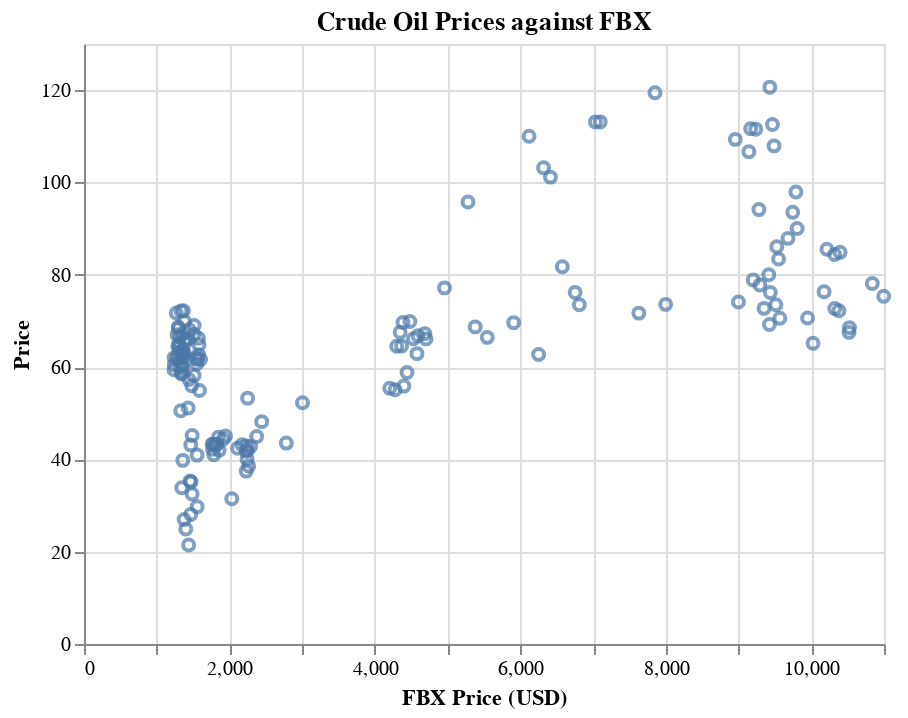

The code cell stored with this chart in its notebook:
### Code cell
fbx_price = pd.merge(fbx, oil_prices, on='Date', how='inner')
chart_oil_fbx = alt.Chart(fbx_price).mark_point().encode(
    alt.X('Index Price (USD)',title='FBX Price (USD)'),
    alt.Y('Price'),
    tooltip = ['Index Price (USD)', 'Price']
).properties(
    title = 'Crude Oil Prices against FBX'
)
chart_oil_fbx

### Figure 1 — Vega-Lite specification as saved in the notebook (floating-point values rounded to 4 significant figures; data arrays with more than 128 entries replaced by an {"elided": "..."} marker saying what was removed)
{"config": {"view": {"continuousWidth": 400, "continuousHeight": 300}}, "data": {"name": "data-c1e85fe83c12bae2b5e168e9c1d48173"}, "mark": "point", "encoding": {"tooltip": [{"field": "Index Price (USD)", "type": "quantitative"}, {"field": "Price", "type": "quantitative"}], "x": {"field": "Index Price (USD)", "title": "FBX Price (USD)", "type": "quantitative"}, "y": {"field": "Price", "type": "quantitative"}}, "title": "Crude Oil Prices against FBX", "$schema": "https://vega.github.io/schema/vega-lite/v4.17.0.json", "datasets": {"data-c1e85fe83c12bae2b5e168e9c1d48173": {"elided": "153 records"}}}
